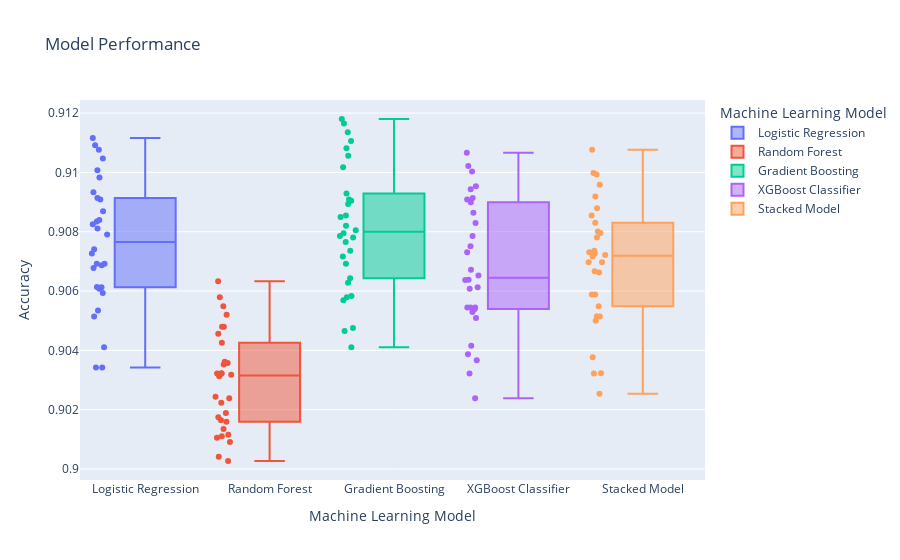

This figure's notebook cell:
### Code cell
# create a box plot for each classifier.
fig = px.box(classmod_2, x="variable", y="value",color="variable",points='all',
labels={"variable": "Machine Learning Model",
        "value": "Accuracy"
        },title="Model Performance")
fig.write_image("Boxplot_models_stack.jpeg",engine="kaleido",format="png", width=1600, height=700, scale=0.75)
fig.show()

### Figure 1 — Plotly figure (JSON) as saved in the notebook; plotly's stock layout.template omitted (floating-point values rounded to 4 significant figures)
{"data": [{"alignmentgroup": "True", "boxpoints": "all", "hovertemplate": "Machine Learning Model=%{x}<br>Accuracy=%{y}<extra></extra>", "legendgroup": "Logistic Regression", "marker": {"color": "#636efa"}, "name": "Logistic Regression", "notched": false, "offsetgroup": "Logistic Regression", "orientation": "v", "showlegend": true, "type": "box", "x": ["Logistic Regression", "Logistic Regression", "Logistic Regression", "Logistic Regression", "Logistic Regression", "Logistic Regression", "Logistic Regression", "Logistic Regression", "Logistic Regression", "Logistic Regression", "Logistic Regression", "Logistic Regression", "Logistic Regression", "Logistic Regression", "Logistic Regression", "Logistic Regression", "Logistic Regression", "Logistic Regression", "Logistic Regression", "Logistic Regression", "Logistic Regression", "Logistic Regression", "Logistic Regression", "Logistic Regression", "Logistic Regression", "Logistic Regression", "Logistic Regression", "Logistic Regression", "Logistic Regression", "Logistic Regression"], "x0": " ", "xaxis": "x", "y": [0.9069, 0.9068, 0.9109, 0.9081, 0.9093, 0.9061, 0.9069, 0.9041, 0.9087, 0.9079, 0.9034, 0.9112, 0.9098, 0.9034, 0.9084, 0.9105, 0.9069, 0.9101, 0.9073, 0.9053, 0.9091, 0.9059, 0.9061, 0.9091, 0.9061, 0.9074, 0.9051, 0.9082, 0.9083, 0.9108], "y0": " ", "yaxis": "y"}, {"alignmentgroup": "True", "boxpoints": "all", "hovertemplate": "Machine Learning Model=%{x}<br>Accuracy=%{y}<extra></extra>", "legendgroup": "Random Forest", "marker": {"color": "#EF553B"}, "name": "Random Forest", "notched": false, "offsetgroup": "Random Forest", "orientation": "v", "showlegend": true, "type": "box", "x": ["Random Forest", "Random Forest", "Random Forest", "Random Forest", "Random Forest", "Random Forest", "Random Forest", "Random Forest", "Random Forest", "Random Forest", "Random Forest", "Random Forest", "Random Forest", "Random Forest", "Random Forest", "Random Forest", "Random Forest", "Random Forest", "Random Forest", "Random Forest", "Random Forest", "Random Forest", "Random Forest", "Random Forest", "Random Forest", "Random Forest", "Random Forest", "Random Forest", "Random Forest", "Random Forest"], "x0": " ", "xaxis": "x", "y": [0.9032, 0.9009, 0.9058, 0.9024, 0.9055, 0.9031, 0.9016, 0.9016, 0.9048, 0.9022, 0.9017, 0.9036, 0.9052, 0.9003, 0.9019, 0.9063, 0.9043, 0.9032, 0.9014, 0.9004, 0.9046, 0.9011, 0.9032, 0.9035, 0.9011, 0.9024, 0.9012, 0.9036, 0.9032, 0.9048], "y0": " ", "yaxis": "y"}, {"alignmentgroup": "True", "boxpoints": "all", "hovertemplate": "Machine Learning Model=%{x}<br>Accuracy=%{y}<extra></extra>", "legendgroup": "Gradient Boosting", "marker": {"color": "#00cc96"}, "name": "Gradient Boosting", "notched": false, "offsetgroup": "Gradient Boosting", "orientation": "v", "showlegend": true, "type": "box", "x": ["Gradient Boosting", "Gradient Boosting", "Gradient Boosting", "Gradient Boosting", "Gradient Boosting", "Gradient Boosting", "Gradient Boosting", "Gradient Boosting", "Gradient Boosting", "Gradient Boosting", "Gradient Boosting", "Gradient Boosting", "Gradient Boosting", "Gradient Boosting", "Gradient Boosting", "Gradient Boosting", "Gradient Boosting", "Gradient Boosting", "Gradient Boosting", "Gradient Boosting", "Gradient Boosting", "Gradient Boosting", "Gradient Boosting", "Gradient Boosting", "Gradient Boosting", "Gradient Boosting", "Gradient Boosting", "Gradient Boosting", "Gradient Boosting", "Gradient Boosting"], "x0": " ", "xaxis": "x", "y": [0.9082, 0.9058, 0.9118, 0.9078, 0.9106, 0.9072, 0.908, 0.9041, 0.9089, 0.9085, 0.9047, 0.9102, 0.9108, 0.9048, 0.9081, 0.9116, 0.9079, 0.9111, 0.9074, 0.9058, 0.9093, 0.9064, 0.9069, 0.909, 0.9057, 0.9077, 0.9063, 0.9091, 0.9085, 0.9114], "y0": " ", "yaxis": "y"}, {"alignmentgroup": "True", "boxpoints": "all", "hovertemplate": "Machine Learning Model=%{x}<br>Accuracy=%{y}<extra></extra>", "legendgroup": "XGBoost Classifier", "marker": {"color": "#ab63fa"}, "name": "XGBoost Classifier", "notched": false, "offsetgroup": "XGBoost Classifier", "orientation": "v", "showlegend": true, "type": "box", "x": ["XGBoost Classifier", "XGBoost Classifier", "XGBoost Classifier", "XGBoost Classifier", "XGBoost Classifier", "XGBoost Classifier", "XGBoost Classifier", "XGBoost Classifier", "XGBoost Classifier", "XGBoost Classifier", "XGBoost Classifier", "XGBoost Classifier", "XGBoost Classifier", "XGBoost Classifier", "XGBoost Classifier", "XGBoost Classifier", "XGBoost Classifier", "XGBoost Classifier", "XGBoost Classifier", "XGBoost Classifier", "XGBoost Classifier", "XGBoost Classifier", "XGBoost Classifier", "XGBoost Classifier", "XGBoost Classifier", "XGBoost Classifier", "XGBoost Classifier", "XGBoost Classifier", "XGBoost Classifier", "XGBoost Classifier"], "x0": " ", "xaxis": "x", "y": [0.9054, 0.9054, 0.9094, 0.9064, 0.9083, 0.9051, 0.9061, 0.9037, 0.9086, 0.9075, 0.9024, 0.91, 0.9095, 0.9039, 0.9073, 0.9102, 0.9061, 0.9091, 0.9067, 0.9032, 0.9091, 0.9054, 0.9054, 0.909, 0.9042, 0.9065, 0.9053, 0.9079, 0.9064, 0.9107], "y0": " ", "yaxis": "y"}, {"alignmentgroup": "True", "boxpoints": "all", "hovertemplate": "Machine Learning Model=%{x}<br>Accuracy=%{y}<extra></extra>", "legendgroup": "Stacked Model", "marker": {"color": "#FFA15A"}, "name": "Stacked Model", "notched": false, "offsetgroup": "Stacked Model", "orientation": "v", "showlegend": true, "type": "box", "x": ["Stacked Model", "Stacked Model", "Stacked Model", "Stacked Model", "Stacked Model", "Stacked Model", "Stacked Model", "Stacked Model", "Stacked Model", "Stacked Model", "Stacked Model", "Stacked Model", "Stacked Model", "Stacked Model", "Stacked Model", "Stacked Model", "Stacked Model", "Stacked Model", "Stacked Model", "Stacked Model", "Stacked Model", "Stacked Model", "Stacked Model", "Stacked Model", "Stacked Model", "Stacked Model", "Stacked Model", "Stacked Model", "Stacked Model", "Stacked Model"], "x0": " ", "xaxis": "x", "y": [0.9066, 0.905, 0.9099, 0.9083, 0.9073, 0.9051, 0.9073, 0.9032, 0.9078, 0.9074, 0.9032, 0.91, 0.9096, 0.9025, 0.9072, 0.9108, 0.907, 0.9088, 0.9067, 0.9038, 0.908, 0.9059, 0.9051, 0.908, 0.9059, 0.907, 0.9055, 0.9085, 0.9072, 0.9092], "y0": " ", "yaxis": "y"}], "layout": {"boxmode": "overlay", "legend": {"title": {"text": "Machine Learning Model"}, "tracegroupgap": 0}, "title": {"text": "Model Performance"}, "xaxis": {"anchor": "y", "categoryarray": ["Logistic Regression", "Random Forest", "Gradient Boosting", "XGBoost Classifier", "Stacked Model"], "categoryorder": "array", "domain": [0, 1], "title": {"text": "Machine Learning Model"}}, "yaxis": {"anchor": "x", "domain": [0, 1], "title": {"text": "Accuracy"}}}}
